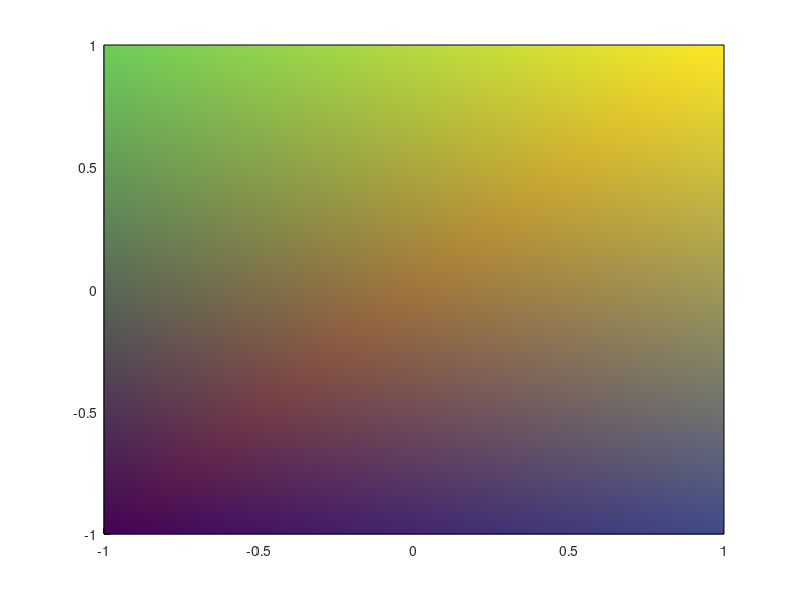

Reproduce this figure in MATLAB.
function [pPlane] = generatePlane()
%UNTITLED Summary of this function goes here
%   Detailed explanation goes here

A = 3;
B = 10;
C = -1;
D = 30;

x = [1 -1 -1 1]; % Generate data for x vertices
y = [1 1 -1 -1]; % Generate data for y vertices
z = -1/C*(A*x + B*y + D); % Solve for z vertices data
pPlane = patch(x, y, z);

end

